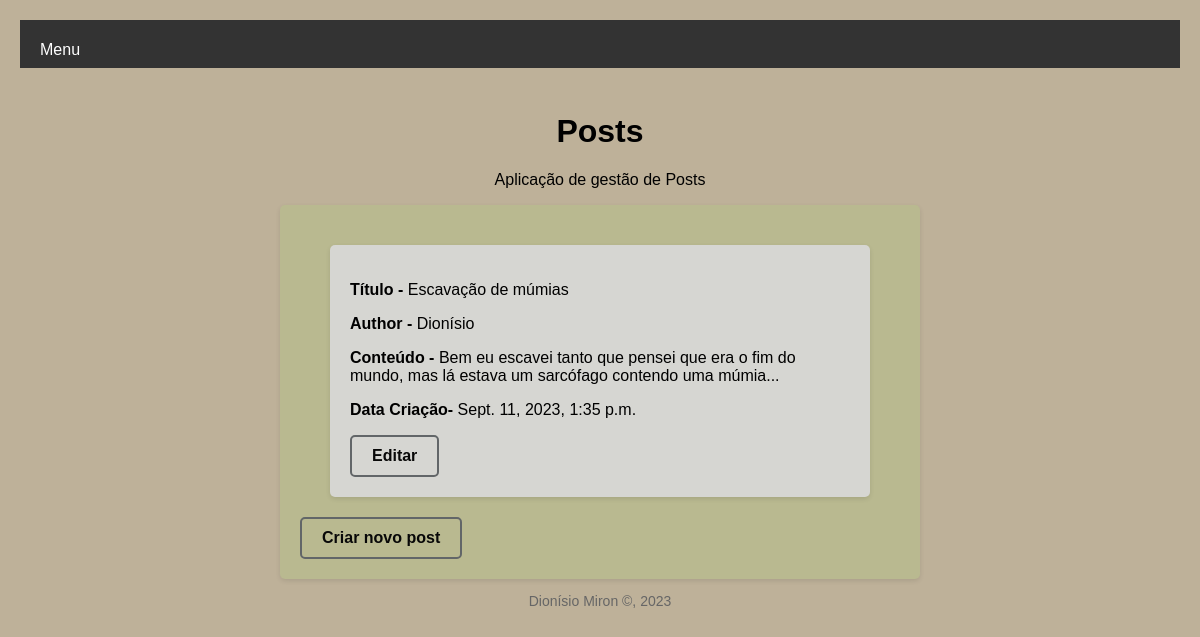
The app's page /posts, older data.
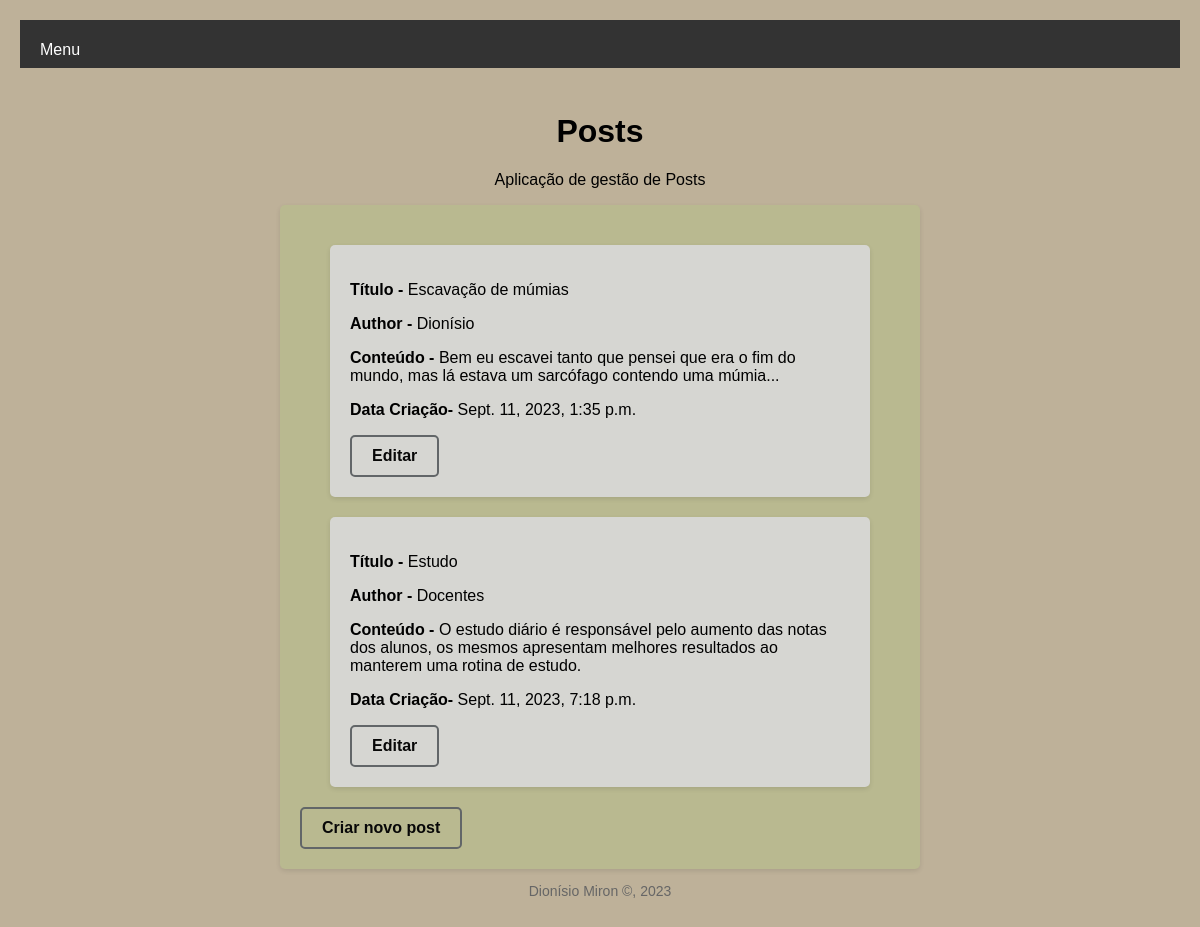
The same page, newer data.
### portfolio/models.py (models this page shows, shortened)
class Post(models.Model):
    titulo = models.CharField(max_length=30)
    author = models.CharField(max_length=40)
    conteudo = models.CharField(max_length=500)
    datacriacao = models.DateTimeField(auto_now_add=True)

### portfolio/views.py (the view)
# urls.py: path('posts', views.blog_view, name="posts"),
def blog_view(request):
    context = {'posts': Post.objects.all()}
    return render(request, 'portfolio/blog.html', context)

### portfolio/Templates/Portfolio/blog.html
{% extends 'portfolio/base.html' %}
{% block main %}
    {% for Post in posts %}
    <div class = "Poster">
        <b><p>Título - </b>{{ Post.titulo }}</p>
        <b><p>Author - </b>{{ Post.author }}</p>
        <b><p>Conteúdo - </b>{{ Post.conteudo }}</p>
        <b><p>Data Criação- </b>{{ Post.datacriacao }}</p>
        {% if Post.id %}
            <a class = "botao" href="{% url 'portfolio:edita' Post.id %}">Editar</a>
        {% endif %}
    </div>
    {% endfor %}
    <a class = "botao" href="{% url 'portfolio:nova'%}">Criar novo post</a>
{% endblock %}

### portfolio/Templates/Portfolio/base.html (shortened to what this page needs)
<!DOCTYPE html>
{% load static %}
<html lang="en">
<head>
    <link rel="stylesheet" href="{% static '/portfolio/css/MainStyle.css'%}">
    <link rel="stylesheet" href="{% static '/portfolio/css/blogStyle.css'%}">
</head>
<nav>
    <ul>
        <li><a href="{% url 'portfolio:Menu' %}">Menu</a></li>
    </ul>
</nav>
<body>
    <header class = "clown">
        <h1>Posts</h1>
        <p>Aplicação de gestão de Posts</p>
    </header>
    <main class = "container">
        {% block main %}
        {% endblock %}
    </main>
</body>
<div class="footer">
    <p>Dionísio Miron ©, 2023</p>
</div>
</html>

### portfolio/static/portfolio/css/blogStyle.css (style rules this page uses)
body { font-family: Arial, sans-serif; background-color: #beb199; margin: 0; padding: 20px; }
nav a { float: left; font-size: 16px; color: white; text-align: center; padding: 1px 6px; text-decoration: none; }
nav { overflow: hidden; background-color: #333; }
nav ul { list-style: none; margin: 0; padding: 4px; }
nav li { display: inline-block; }
nav li:first-child { margin-left: 10px; margin-top: 16px; }
.container { max-width: 600px; margin: 0 auto; background-color: rgb(185, 185, 144); border-radius: 5px; padding: 20px; box-shadow: 0 2px 5px rgba(0, 0, 0, 0.1); }
.footer { text-align: center; }
.footer p { color: #666; font-size: 14px; }
.clown { text-align: center; margin-top: 45px; }
.Poster { max-width: 500px; margin: 0 auto; background-color: rgb(214, 214, 210); border-radius: 5px; padding: 20px; box-shadow: 0 2px 5px rgba(0, 0, 0, 0.1); margin-bottom: 20px; margin-top: 20px; }
.botao { display: inline-block; padding: 10px 20px; font-size: 16px; font-weight: bold; text-align: center; text-decoration: none; border-radius: 5px; border: 2px solid #626668; color: #080808; background-color: transparent; cursor: pointer; transition: background-color 0.3s, color 0.3s, border-color 0.3s; }

Row changes from the older to the newer data that the page shows:
added Post: titulo "Estudo", author "Docentes", conteudo "O estudo diário é responsável pelo aumento das notas dos alunos, os mesmos apresentam melhores resultados ao manterem uma rotina de estudo.", datacriacao "Sept. 11, 2023, 7:18 p.m.", shows "Editar"
